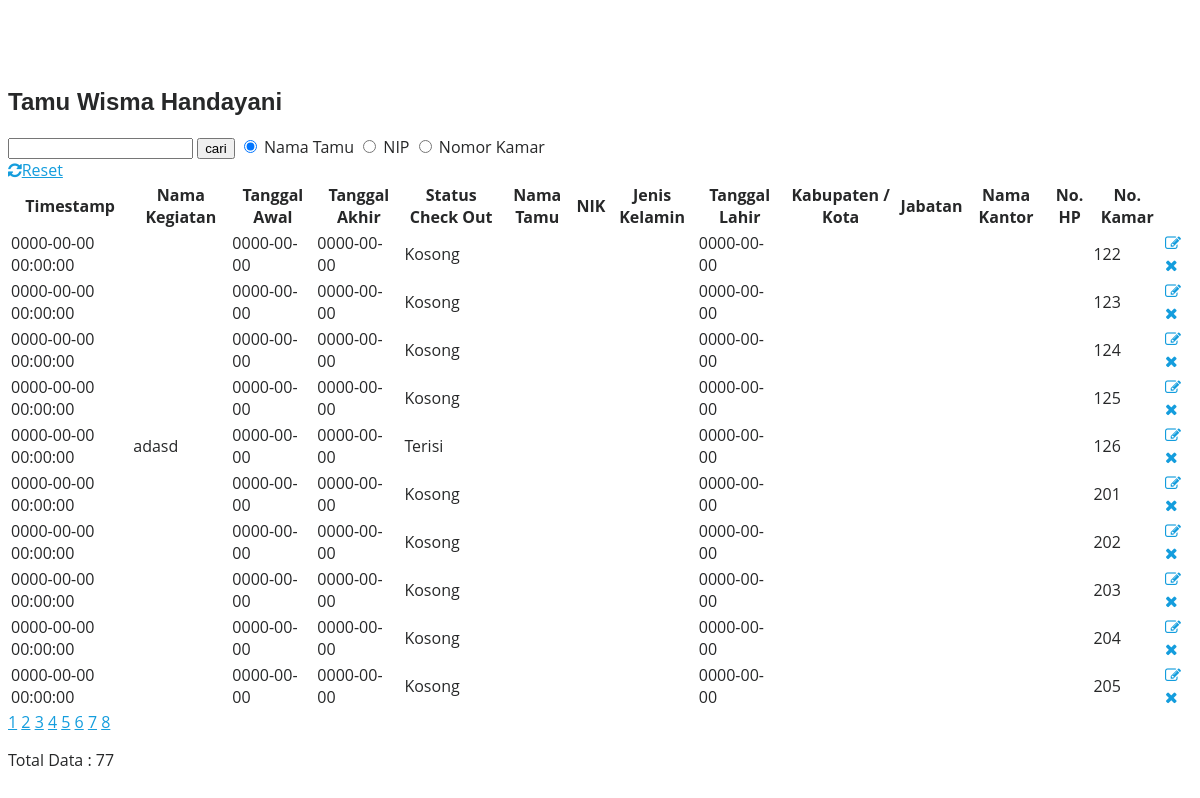
Screenshot of /tabel_handayani.php?&hal=3 with the database file from the repository.
### tables this page shows
CREATE TABLE `handayani` (
  `timestamp` datetime NOT NULL,
  `nama_kegiatan` varchar(100) NOT NULL,
  `tanggal_awal` date NOT NULL,
  `tanggal_akhir` date NOT NULL,
  `statusco` enum('Terisi','Kosong') NOT NULL,
  `nama_tamu` varchar(100) NOT NULL,
  `nik` varchar(20) NOT NULL,
  `jenis_kelamin` enum('pria','wanita') NOT NULL,
  `tanggal_lahir` date NOT NULL,
  `kota` varchar(100) NOT NULL,
  `jabatan` varchar(100) NOT NULL,
  `nama_kantor` varchar(100) NOT NULL,
  `no_hp` varchar(13) NOT NULL,
  `nomor_kamar` int(4) NOT NULL
);

### tabel_handayani.php (the view, shortened to what this page needs)
<?php
	require 'koneksi.php';
?>
<!doctype html>
<html lang="en">
<head>
	<link rel="stylesheet" href="https://stackpath.bootstrapcdn.com/font-awesome/4.7.0/css/font-awesome.min.css">
	<link rel="stylesheet" href="css/style.css">
</head>
<body>
	<section class="ftco-section">
		<div class="container">
			<div class="row justify-content-center">
				<div class="col-md-6 text-center mb-5">
					<h2 class="heading-section">Tamu Wisma Handayani</h2>
				</div>
                <div class="col-md-6 text-center mb-5">
                    <form action="tabel_handayani.php" method="GET">
                        <input type="text" name="cari" value="<?php if(isset($_GET['cari'])){echo $_GET['cari'];}?>">
                        <input type="submit" value="cari">
                        <input type="radio" name="kategori" value="cariNama" checked>
                        <label for="nama">Nama Tamu</label>
                        <input type="radio" name="kategori" value="cariNIP">
                        <label for="nip">NIP</label>
                        <input type="radio" name="kategori" value="cariKamar">
                        <label for="nomor">Nomor Kamar</label> <br>
                        <a href="tabel_handayani.php"><i class="fa fa-refresh"></i>Reset</a>
                    </form>
				</div>
			</div>
			<div class="row">
				<div class="col-md-12">
					<div class="table-wrap">
						<table class="table">
						    <thead class="thead-dark">
                                <tr>
                                <th>Timestamp</th>
                                <th>Nama Kegiatan</th>
                                <th>Tanggal Awal</th>
                                <th>Tanggal Akhir</th>
                                <th>Status Check Out</th>
                                <th>Nama Tamu</th>
                                <th>NIK</th>
                                <th>Jenis Kelamin</th>
                                <th>Tanggal Lahir</th>
                                <th>Kabupaten / Kota</th>
                                <th>Jabatan</th>
                                <th>Nama Kantor</th>
                                <th>No. HP</th>
                                <th>No. Kamar</th>
                                <th>&nbsp;</th>
                                </tr>
						    </thead>
						    <tbody>
                                <?php
                                        $hal=10;
                                        $page=isset($_GET['hal'])?(int)$_GET['hal']:1;
                                        $start=($page>1)?($page*$hal)-$hal:0;
                                        if(isset($_GET['cari'])){
                                            $cari = $_GET['cari'];
                                            $sql = "SELECT * FROM handayani WHERE nama_tamu like '%".$cari."%'";
                                            $sql1 = "SELECT * FROM handayani WHERE nama_tamu LIKE '%$cari%' limit $start,$hal";
                                        } else {
                                            $sql = "SELECT * FROM handayani";
                                            $sql1 = "SELECT * FROM handayani limit $start,$hal";
                                        }
                                        if (isset($_GET['cari']) && isset($_GET['kategori'])) {
                                                $cari = $_GET['cari'];
                                                if ($_GET['kategori'] == 'cariNama') {
                                                    $sql = "SELECT * FROM handayani WHERE nama_tamu LIKE '%$cari%'";
                                                    $sql1 = "SELECT * FROM handayani WHERE nama_tamu LIKE '%$cari%' limit $start,$hal";
                                                } elseif ($_GET['kategori'] == 'cariNIP') {
                                                    $sql = "SELECT * FROM handayani WHERE nip LIKE '%$cari%'";
                                                    $sql1 = "SELECT * FROM handayani WHERE nip LIKE '%$cari%' limit $start,$hal";
                                                } else {
                                                    $sql = "SELECT * FROM handayani WHERE nomor_kamar LIKE '%$cari%'";
                                                    $sql1 = "SELECT * FROM handayani WHERE nomor_kamar LIKE '%$cari%' limit $start,$hal";
                                                    }
                                            } else {
                                                $sql = "SELECT * FROM handayani";
                                                $sql1 = "SELECT * FROM handayani limit $start,$hal";
                                            }
                                            $query = mysqli_query($db, $sql);
                                            $query1 = mysqli_query($db, $sql1);
                                            $total = mysqli_num_rows($query);
                                            $pages = ceil($total/$hal);
                                ?>
                                <?php while($list=mysqli_fetch_array($query1)) :
                                ?>
                                <tr class="alert" role="alert">
                                    <td><?= $list['timestamp']; ?></td>
                                    <td><?= $list['nama_kegiatan']; ?></td>
                                    <td><?= $list['tanggal_awal']; ?></td>
                                    <td><?= $list['tanggal_akhir']; ?></td>
                                    <td><?= $list['statusco']; ?></td>
                                    <td><?= $list['nama_tamu']; ?></td>
                                    <td><?= $list['nik']; ?></td>
                                    <td><?= $list['jenis_kelamin']; ?></td>
                                    <td><?= $list['tanggal_lahir']; ?></td>
                                    <td><?= $list['kota']; ?></td>
                                    <td><?= $list['jabatan']; ?></td>
                                    <td><?= $list['nama_kantor']; ?></td>
                                    <td><?= $list['no_hp']; ?></td>
                                    <td><?= $list['nomor_kamar']; ?></td>
                                    <td>
                                        <a class="edit" aria-label="close" href="form_handayani.php?nomor_kamar=<?=$list['nomor_kamar']; ?>" onclick="return edit(event)">
                                        <span aria-hidden="true"><i class="fa fa-edit"></i></span>
                                        </a>
                                        <a class="edit" aria-label="close" href="hapus_handayani.php?nomor_kamar=<?=$list['nomor_kamar']; ?>" onclick="return hapus(event)">
                                        <span aria-hidden="true"><i class="fa fa-close"></i></span>
                                        </a>
                                    </td>
                                </tr>
							    <?php endwhile; ?>
						    </tbody>
						</table>
                        <?php for( $i = 1 ; $i <= $pages ; $i++ ) : ?>
                                <?php if(isset($_GET["cari"])) : ?>
                                    <a href="?cari=<?= $_GET['cari']; ?>&hal=<?= $i; ?>">
                                    <?= $i; ?></a>
                                <?php else : ?>
                                    <a href="?&hal=<?= $i; ?>">
                                    <?= $i; ?></a>
                                <?php endif; ?>
                        <?php endfor; ?>
                        <p>Total Data : <?= mysqli_num_rows($query); ?></p>
					</div>
				</div>
			</div>
		</div>
	</section>
</body>
</html>

### assets/css/style.css (style rules this page uses)
body { font-family: 'Open Sans', sans-serif; color: #272829; }
a { color: #149ddd; }
h1, h2, h3, h4, h5, h6 { font-family: 'Raleway', sans-serif; }
section { padding: 60px 0; overflow: hidden; }

### rows the page displays
handayani: timestamp "0000-00-00 00:00:00", tanggal_awal "0000-00-00", tanggal_akhir "0000-00-00", statusco "Kosong", tanggal_lahir "0000-00-00", nomor_kamar "122"
handayani: timestamp "0000-00-00 00:00:00", tanggal_awal "0000-00-00", tanggal_akhir "0000-00-00", statusco "Kosong", tanggal_lahir "0000-00-00", nomor_kamar "123"
handayani: timestamp "0000-00-00 00:00:00", tanggal_awal "0000-00-00", tanggal_akhir "0000-00-00", statusco "Kosong", tanggal_lahir "0000-00-00", nomor_kamar "124"
handayani: timestamp "0000-00-00 00:00:00", tanggal_awal "0000-00-00", tanggal_akhir "0000-00-00", statusco "Kosong", tanggal_lahir "0000-00-00", nomor_kamar "125"
handayani: timestamp "0000-00-00 00:00:00", nama_kegiatan "adasd", tanggal_awal "0000-00-00", tanggal_akhir "0000-00-00", statusco "Terisi", tanggal_lahir "0000-00-00", nomor_kamar "126"
handayani: timestamp "0000-00-00 00:00:00", tanggal_awal "0000-00-00", tanggal_akhir "0000-00-00", statusco "Kosong", tanggal_lahir "0000-00-00", nomor_kamar "201"
handayani: timestamp "0000-00-00 00:00:00", tanggal_awal "0000-00-00", tanggal_akhir "0000-00-00", statusco "Kosong", tanggal_lahir "0000-00-00", nomor_kamar "202"
handayani: timestamp "0000-00-00 00:00:00", tanggal_awal "0000-00-00", tanggal_akhir "0000-00-00", statusco "Kosong", tanggal_lahir "0000-00-00", nomor_kamar "203"
handayani: timestamp "0000-00-00 00:00:00", tanggal_awal "0000-00-00", tanggal_akhir "0000-00-00", statusco "Kosong", tanggal_lahir "0000-00-00", nomor_kamar "204"
handayani: timestamp "0000-00-00 00:00:00", tanggal_awal "0000-00-00", tanggal_akhir "0000-00-00", statusco "Kosong", tanggal_lahir "0000-00-00", nomor_kamar "205"

### other values shown
mysqli_num_rows($query) "77"
